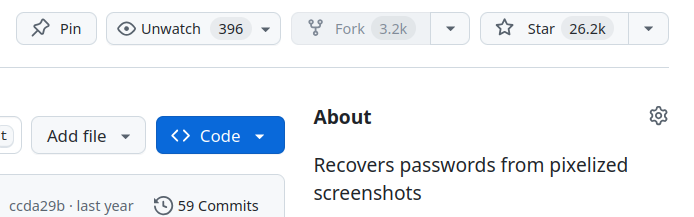
#> input picture images/stars.png, 694 x 217 px
$ python debug_depix.py images/stars.png images/stars.png
#> lines starting #> are read from the running program, lines starting #| are printed output that depends on the picture; long printed decimals are rounded
### depixlib/LoadedImage.py
from __future__ import annotations

from typing import cast
from PIL import Image


class LoadedImage:
    def __init__(self, path: str) -> None:
        self.path = path
        self.loadedImage = Image.open(self.path)
        self.width = self.loadedImage.size[0]
        self.height = self.loadedImage.size[1]
        self.imageData = self.__loadImageData()

    def getCopyOfLoadedPILImage(self) -> Image.Image:
        return self.loadedImage.copy()

    def __loadImageData(self) -> list[list[tuple[int, int, int]]]:
        """Load data from image with getdata() because of the speed increase over consecutive calls to getpixel"""
        _imageData = [[y for y in range(self.height)] for x in range(self.width)]

        rawData = self.loadedImage.getdata()
        rawDataCount = 0

        # because getdata returns the image as one big list
        for y in range(self.height):
            for x in range(self.width):

                _imageData[x][y] = rawData[rawDataCount][0:3]
                rawDataCount += 1
        return cast(list[list[tuple[int, int, int]]], _imageData)

### depixlib/functions.py
"""
Core functions for Depix depixelization algorithm.
"""
from __future__ import annotations

import logging
from typing import List, Tuple, Dict
import numpy as np
from PIL import Image
from depixlib.LoadedImage import LoadedImage
from depixlib.Rectangle import ColorRectangle, Rectangle, RectangleMatch

logger = logging.getLogger(__name__)


def findSameColorSubRectangles(
    pixelatedImage: LoadedImage,
    rectangle: Rectangle
) -> List[ColorRectangle]:
    """
    Find all same-color sub-rectangles within the given rectangle.

    Args:
        pixelatedImage: The loaded pixelated image
        rectangle: The rectangle to search within

    Returns:
        List of ColorRectangle objects
    """
    rects = []
    x = rectangle.x
    max_x = rectangle.x + rectangle.width + 1
    max_y = rectangle.y + rectangle.height + 1

    while x < max_x:
        y = rectangle.y
        while y < max_y:
            start_color = pixelatedImage.imageData[x][y]

            # Find width of same-color block
            width = 1
            while (x + width < max_x and
                   pixelatedImage.imageData[x + width][y] == start_color):
                width += 1

            # Find height of same-color block
            height = 1
            while y + height < max_y:
                if all(pixelatedImage.imageData[x + dx][y + height] == start_color
                       for dx in range(width)):
                    height += 1
                else:
                    break

            rects.append(ColorRectangle(
                start_color,
                (x, y),
                (x + width, y + height)
            ))
            y += height
        x += width

    return rects


def removeMootColorRectangles(
    rects: List[ColorRectangle],
    editorBackgroundColor: Tuple[int, int, int] | None
) -> List[ColorRectangle]:
    """
    Remove rectangles with moot colors (black, white, background).

    Args:
        rects: List of color rectangles
        editorBackgroundColor: Optional background color to filter

    Returns:
        Filtered list of color rectangles
    """
    moot_colors = [(0, 0, 0), (255, 255, 255)]
    if editorBackgroundColor:
        moot_colors.append(editorBackgroundColor)

    filtered = [r for r in rects if r.color not in moot_colors]
    logger.debug("Removed %d moot color rectangles", len(rects) - len(filtered))
    return filtered


def findRectangleSizeOccurences(
    rects: List[ColorRectangle]
) -> Dict[Tuple[int, int], int]:
    """
    Count occurrences of each rectangle size.

    Args:
        rects: List of color rectangles

    Returns:
        Dictionary mapping (width, height) to occurrence count
    """
    sizes: Dict[Tuple[int, int], int] = {}
    for r in rects:
        size = (r.width, r.height)
        sizes[size] = sizes.get(size, 0) + 1
    return sizes


# [152 lines left out: functions dropEmptyRectangleMatches, splitSingleMatchAndMultipleMatches, writeFirstMatchToImage, writeAverageMatchToImage, not called in this run]

### depixlib/Rectangle.py
"""
Rectangle data structures for Depix.
"""
from __future__ import annotations
from typing import List, Tuple


class Rectangle:
    """Basic rectangle with position and dimensions."""

    def __init__(
        self,
        startCoordinates: Tuple[int, int],
        endCoordinates: Tuple[int, int]
    ) -> None:
        """
        Initialize a rectangle.

        Args:
            startCoordinates: (x, y) top-left corner
            endCoordinates: (x, y) bottom-right corner
        """
        self.startCoordinates = startCoordinates
        self.endCoordinates = endCoordinates
        self.x = startCoordinates[0]
        self.y = startCoordinates[1]
        self.width = endCoordinates[0] - self.x
        self.height = endCoordinates[1] - self.y

    # [14 lines left out: functions __repr__, area, contains_point, not called in this run]


class ColorRectangle(Rectangle):
    """Rectangle with associated color."""

    def __init__(
        self,
        color: Tuple[int, int, int],
        startCoordinates: Tuple[int, int],
        endCoordinates: Tuple[int, int]
    ) -> None:
        """
        Initialize a colored rectangle.

        Args:
            color: RGB color tuple
            startCoordinates: (x, y) top-left corner
            endCoordinates: (x, y) bottom-right corner
        """
        super().__init__(startCoordinates, endCoordinates)
        self.color = color

    # [5 lines left out: function __repr__, not called in this run]


class RectangleMatch:
    """Match information for a rectangle."""

    # [12 lines left out: function __init__, not called in this run]

    def __repr__(self) -> str:
        return f"RectangleMatch(x={self.x}, y={self.y}, data_len={len(self.data)})"

### debug_depix.py
"""
Debug script to check what's happening during depixelization.
"""
from depixlib.LoadedImage import LoadedImage
from depixlib.Rectangle import Rectangle
from depixlib.functions import (
    findSameColorSubRectangles,
    removeMootColorRectangles,
    findRectangleSizeOccurences
)
from depixlib.functions_numpy import findRectangleMatches
from PIL import Image
import numpy as np

def debug_depix(pixelated_path, search_path):
    """Debug the depixelization process."""

    print("=" * 60)
    print("DEPIX DEBUG")
    print("=" * 60)

    # Load images
    print("\n1. Loading images...")
    pixelated = LoadedImage(pixelated_path)
#> in __init__, self.loadedImage is the input picture: PIL image 694x217 RGBA; mean R, G, B, A 238.4, 242.2, 246.4, 255
#> after the loop in __loadImageData, `for y in range(self.height):`: rawDataCount = 150598
#> in __init__, `self.imageData = self.__loadImageData()`: self.imageData = 694 items
    search = LoadedImage(search_path)
    print(f"   Pixelated: {pixelated.width}x{pixelated.height}")
#|    Pixelated: 694x217
    print(f"   Search: {search.width}x{search.height}")
#|    Search: 694x217

    # Check first few pixels
    print("\n2. Sample pixels from pixelated image:")
    for x in range(min(5, pixelated.width)):
        for y in range(min(3, pixelated.height)):
            print(f"   [{x},{y}] = {pixelated.imageData[x][y]}")
#> this loop made 5 passes
#> (printed output is left out)

    # Find rectangles
    print("\n3. Finding color rectangles...")
    rect = Rectangle((0, 0), (pixelated.width - 1, pixelated.height - 1))
    blocks = findSameColorSubRectangles(pixelated, rect)
#> after the loop in findSameColorSubRectangles, `while x < max_x:`: rects = 324 items; x = 694
#> blocks = 324 items
    print(f"   Found {len(blocks)} blocks")
#|    Found 324 blocks

    if blocks:
        print("\n4. Sample blocks:")
        for i, block in enumerate(blocks[:5]):
            print(f"   Block {i}: pos=({block.x},{block.y}) "
                  f"size={block.width}x{block.height} color={block.color}")

    # Remove moot colors
    print("\n5. Filtering moot colors...")
    blocks = removeMootColorRectangles(blocks, None)
#> in removeMootColorRectangles, `filtered = [r for r in rects if r.color not in moot_colors]`: filtered = 201 items
#> blocks = 201 items
    print(f"   {len(blocks)} blocks after filtering")
#|    201 blocks after filtering

    # Count sizes
    print("\n6. Block sizes:")
    sizes = findRectangleSizeOccurences(blocks)
#> the loop in findRectangleSizeOccurences, `for r in rects:` made 201 passes
#> size on passes 1 to 3: (669, 1), (15, 1), (15, 1)
#> after the loop in findRectangleSizeOccurences, `for r in rects:`: sizes = 90 items
#> sizes = 90 items
    for size, count in sorted(sizes.items(), key=lambda x: x[1], reverse=True)[:5]:
        print(f"   {size[0]}x{size[1]}: {count} blocks")
#> this loop made 5 passes
#> (size, count) on passes 1 to 5: ((1, 1), 92), ((5, 1), 6), ((1, 2), 5), ((6, 1), 5), ((15, 1), 4)
#|    1x1: 92 blocks
#|    5x1: 6 blocks
#|    1x2: 5 blocks
#|    6x1: 5 blocks
#|    15x1: 4 blocks

    # Try template matching on first block
    if blocks:
        print("\n7. Testing template matching on first block...")
        test_block = blocks[0]
        print(f"   Block: pos=({test_block.x},{test_block.y}) "
              f"size={test_block.width}x{test_block.height}")
#|    Block: pos=(0,67) size=669x1

        # Convert to numpy
        search_array = np.array(search.getCopyOfLoadedPILImage(), dtype=np.float32) / 255.0
        pixel_array = np.array(pixelated.getCopyOfLoadedPILImage(), dtype=np.float32) / 255.0

        if search_array.ndim == 3 and search_array.shape[2] == 4:
            search_array = search_array[:, :, :3]
#> search_array: shape (217, 694, 3) float32
        if pixel_array.ndim == 3 and pixel_array.shape[2] == 4:
            pixel_array = pixel_array[:, :, :3]

        print(f"   Search array shape: {search_array.shape}")
#|    Search array shape: (217, 694, 3)
        print(f"   Pixel array shape: {pixel_array.shape}")
#|    Pixel array shape: (217, 694, 3)

        # Extract block
        block_img = pixel_array[
            test_block.y:test_block.y + test_block.height,
            test_block.x:test_block.x + test_block.width
        ]
#> block_img = 669 rows, first 8: [0.82, 0.851, 0.878], [0.82, 0.851, 0.878], [0.82, 0.851, 0.878], [0.82, 0.851, 0.878], [0.82, 0.851, 0.878], [0.82, 0.851, 0.878], [0.82, 0.851, 0.878], [0.82, 0.851, 0.878]
        print(f"   Block shape: {block_img.shape}")
#|    Block shape: (1, 669, 3)
        print(f"   Block color range: [{block_img.min():.3f}, {block_img.max():.3f}]")
#|    Block color range: [0.820, 0.878]

        # Try matching
        import cv2
        if block_img.shape[0] > 0 and block_img.shape[1] > 0:
            try:
                result = cv2.matchTemplate(search_array, block_img, cv2.TM_SQDIFF_NORMED)
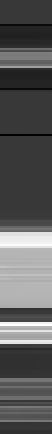
#> result: shape (217, 26) float32 (shown 2 times larger); min 1.27e-07, max 0.124, mean 0.0447; drawn with min black and max white
                min_val, max_val, min_loc, max_loc = cv2.minMaxLoc(result)
#> min_val = 1.27e-07; max_val = 0.124; min_loc = (0, 67); max_loc = (0, 162)
                print(f"   Match found at: {min_loc}")
#|    Match found at: (0, 67)
                print(f"   Match score: {min_val:.6f}")
#|    Match score: 0
            except Exception as e:
                print(f"   ERROR in matching: {e}")

    print("\n" + "=" * 60)
    print("Debug complete!")
    print("=" * 60)

if __name__ == "__main__":
    import sys
    if len(sys.argv) != 3:
        print("Usage: python debug_depix.py <pixelated.png> <search.png>")
        sys.exit(1)

    debug_depix(sys.argv[1], sys.argv[2])
